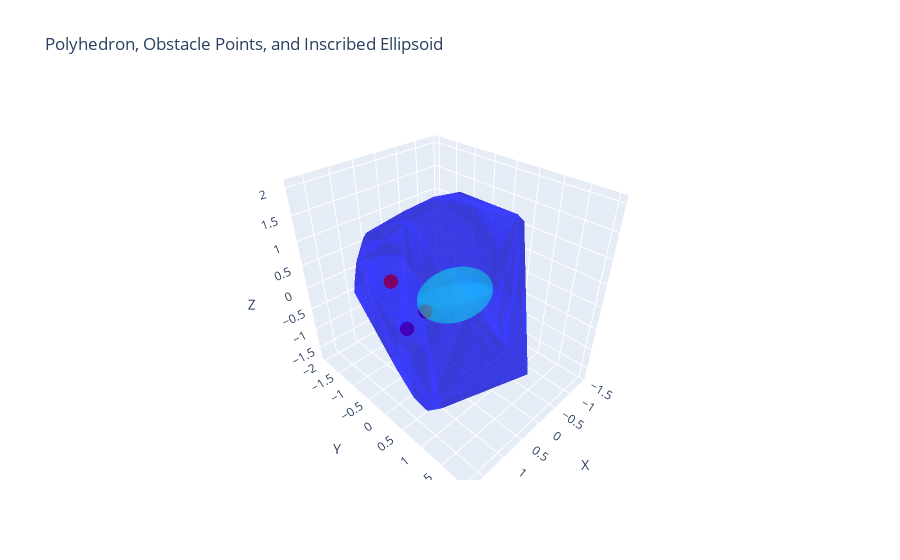

The cell this chart's notebook holds for it:
### Code cell
import numpy as np
import matplotlib.pyplot as plt
from mpl_toolkits.mplot3d import Axes3D
from scipy.spatial import ConvexHull
import plotly.graph_objects as go

def plot_ellipsoid_plotly(center, radii, rotation, color='cyan', opacity=0.3, resolution=50):
    """
    Create a Plotly surface mesh for an ellipsoid given its center, radii, and rotation.
    Returns a Plotly Surface object.
    """
    u = np.linspace(0, 2*np.pi, resolution)
    v = np.linspace(0, np.pi, resolution)
    u, v = np.meshgrid(u, v)
    # Parametric equations for the ellipsoid before rotation/translation.
    x = radii[0] * np.cos(u) * np.sin(v)
    y = radii[1] * np.sin(u) * np.sin(v)
    z = radii[2] * np.cos(v)
    # Flatten and apply rotation.
    pts = np.vstack((x.flatten(), y.flatten(), z.flatten()))
    pts_rot = rotation @ pts
    x_rot = pts_rot[0, :].reshape((resolution, resolution)) + center[0]
    y_rot = pts_rot[1, :].reshape((resolution, resolution)) + center[1]
    z_rot = pts_rot[2, :].reshape((resolution, resolution)) + center[2]
    ellipsoid = go.Surface(x=x_rot, y=y_rot, z=z_rot, colorscale=[[0, color],[1, color]],
                           opacity=opacity, showscale=False)
    return ellipsoid

def plot_polyhedron_plotly(hPoly, color='blue', opacity=0.5):
    """
    Enumerate the vertices of the polyhedron defined by hPoly and return a Plotly Mesh3d object.
    """
    success, vPoly = enumerateVs(hPoly)
    if not success or vPoly.shape[1] < 4:
        print("Could not compute vertices for polyhedron.")
        return None
    vertices = vPoly.T  # each row is a vertex
    try:
        hull = ConvexHull(vertices)
    except Exception as e:
        print("ConvexHull error:", e)
        return None

    x, y, z = vertices[:,0], vertices[:,1], vertices[:,2]
    # hull.simplices gives the indices of vertices for each triangular face.
    i = hull.simplices[:, 0]
    j = hull.simplices[:, 1]
    k = hull.simplices[:, 2]
    mesh = go.Mesh3d(x=x, y=y, z=z, i=i, j=j, k=k,
                     color=color, opacity=opacity, alphahull=0)
    return mesh

def plot_obstacles_plotly(obstacle_points, color='red', size=5):
    """
    Return a Plotly Scatter3d object for obstacle (tangent) points.
    """
    # Filter out infinite values
    mask = ~np.any(np.isinf(obstacle_points), axis=1)
    if np.sum(mask) == 0:
        return None
    pts = obstacle_points[mask, :]
    scatter = go.Scatter3d(
        x=pts[:,0], y=pts[:,1], z=pts[:,2],
        mode='markers',
        marker=dict(color=color, size=size)
    )
    return scatter


if __name__ == '__main__':
    # Create a simple half-space representation for a cube:
    bd = np.array([
        [ 1,  0,  0, -1],
        [-1,  0,  0, -1],
        [ 0,  1,  0, -1],
        [ 0, -1,  0, -1],
        [ 0,  0,  1, -1],
        [ 0,  0, -1, -1],
    ], dtype=float)
    # Create a point cloud (for example, vertices of a cube).
    # Ensure pc is an (N x 3) array.
    len_pc = 10
    pc_x = np.random.uniform(-1, 1, len_pc).reshape(len_pc,1)
    pc_y = np.random.uniform(-1, 1, len_pc).reshape(len_pc,1)
    pc_z = np.random.uniform(-1, 1, len_pc).reshape(len_pc,1)

    pc = np.array([pc_x, pc_y, pc_z]).reshape(len_pc,3)
    # pc = np.array([
    #     [1,  0.5,  1],
    #     [0.7,  1, -1],
    #     [0.2, -1,  0.5],
    #     [1, -0.8, -1],
    #     [-1, 1,  1],
    #     [-1, 0.6, -1],
    #     [-1,-1,  0.3],
    #     [-1,-1, -1]
    # ], dtype=float)
    print(pc.shape)
    # Endpoints a and b inside the cube.
    a = np.array([0.5, 0.5, 0.5])
    b = np.array([-0.5, -0.5, -0.5])
    
    # Run FIRI (here using a dummy firi() function for demonstration)
    success, hPoly, tangentObstacle = firi(bd, pc, a, b)
    if not success:
        print("FIRI algorithm failed!")
        exit(1)
    
    # For demonstration, we assume the inscribed ellipsoid has these parameters:
    ellipsoid_center = 0.5 * (a + b)  # midpoint
    ellipsoid_radii = np.array([0.8, 0.6, 0.4])  # dummy values
    ellipsoid_R = np.eye(3)  # identity rotation for demonstration

    # Create Plotly objects.
    ellipsoid_surf = plot_ellipsoid_plotly(ellipsoid_center, ellipsoid_radii, ellipsoid_R, color='cyan', opacity=0.3)
    poly_mesh = plot_polyhedron_plotly(hPoly, color='blue', opacity=0.5)
    obstacles_scatter = plot_obstacles_plotly(tangentObstacle, color='red', size=5)

    # Build the Plotly figure.
    fig = go.Figure()
    if poly_mesh is not None:
        fig.add_trace(poly_mesh)
    if obstacles_scatter is not None:
        fig.add_trace(obstacles_scatter)
    fig.add_trace(ellipsoid_surf)

    # Set axis labels.
    fig.update_layout(
        scene=dict(
            xaxis_title='X',
            yaxis_title='Y',
            zaxis_title='Z',
            aspectmode='data'
        ),
        title="Polyhedron, Obstacle Points, and Inscribed Ellipsoid"
    )
    # Show the figure in your browser.
    fig.show()

### Figure 1 — Plotly figure (JSON) as saved in the notebook; plotly's stock layout.template omitted (floating-point values rounded to 4 significant figures; data arrays with more than 128 entries replaced by an {"elided": "..."} marker saying what was removed)
{"data": [{"alphahull": 0, "color": "blue", "i": [11, 5, 22, 13, 13, 13, 13, 13, 23, 23, 23, 23, 22, 22, 22, 22, 22, 22, 22, 22, 22, 18, 18, 18, 18, 18, 18, 18, 18, 18, 18, 18, 2, 2, 2, 2, 2, 2, 2, 2, 2, 31, 31, 24, 24, 24, 24, 24, 28, 28, 28, 28, 28, 28, 28, 28, 28, 28, 28, 28], "j": [9, 4, 23, 9, 11, 5, 11, 5, 11, 7, 11, 7, 12, 27, 20, 7, 7, 27, 13, 13, 23, 0, 5, 17, 15, 5, 8, 8, 19, 27, 19, 27, 0, 7, 9, 9, 7, 20, 19, 17, 19, 8, 8, 15, 31, 31, 18, 18, 4, 12, 8, 13, 13, 8, 27, 27, 24, 24, 31, 31], "k": [10, 6, 21, 1, 14, 1, 9, 6, 14, 10, 10, 21, 26, 26, 3, 3, 21, 20, 14, 12, 14, 1, 1, 0, 16, 4, 16, 4, 17, 20, 20, 25, 1, 3, 1, 10, 10, 3, 20, 0, 17, 16, 30, 16, 16, 29, 15, 25, 6, 26, 4, 6, 12, 30, 26, 25, 25, 29, 30, 29], "opacity": 0.5, "type": "mesh3d", "x": [-0.3501, 0.3976, -0.6412, -1.439, 1.716, 1.476, 1.578, -1.298, 1.736, -0.4919, -0.8496, -0.6403, -0.4674, 1.322, -0.514, 1.496, 1.743, 0.4049, 0.7826, -0.6485, -0.9383, -1.187, -0.9273, -1.056, 1.101, 1.015, -0.2779, -0.4752, 1.227, 1.244, 1.39, 1.51], "y": [1.114, 2.001, 0.7704, -0.1675, 0.7216, 1.141, 0.8939, 0.002591, 0.3369, 0.9532, 0.5315, 0.6378, -1.509, 0.7603, 0.3122, -0.6782, -0.6159, -0.1022, -0.4035, -0.5404, -1.222, -0.1396, -0.595, -0.207, -1.15, -1.158, -1.991, -1.851, -1.257, -1.236, -1.063, -0.922], "z": [1.767, -0.3549, 1.664, 0.1942, -0.8678, -0.9857, -1.173, -1.333, -0.461, -1.188, -1.354, -1.435, -0.7062, -1.283, -1.682, 1.049, 0.6098, 2.022, 1.801, 1.653, 1.12, -1.477, -1.347, -1.596, 1.156, 1.226, -0.04004, 0.6496, 0.658, 0.7057, 0.6197, 0.6281]}, {"marker": {"color": "red", "size": 5}, "mode": "markers", "type": "scatter3d", "x": [0.7326, 0.07549, 0.5706], "y": [-0.9792, -0.7799, -0.8011], "z": [0.1637, -0.794, -0.9759]}, {"colorscale": [[0, "cyan"], [1, "cyan"]], "opacity": 0.3, "showscale": false, "type": "surface", "x": {"elided": "50x50 float values"}, "y": {"elided": "50x50 float values"}, "z": {"elided": "50x50 float values"}}], "layout": {"scene": {"aspectmode": "data", "xaxis": {"title": {"text": "X"}}, "yaxis": {"title": {"text": "Y"}}, "zaxis": {"title": {"text": "Z"}}}, "title": {"text": "Polyhedron, Obstacle Points, and Inscribed Ellipsoid"}}}
